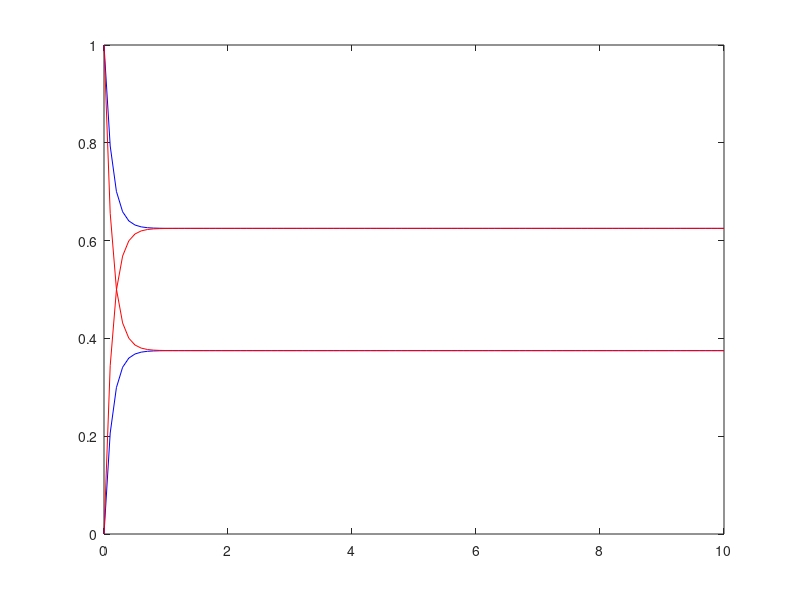

MATLAB code to generate this figure:
Q = [-3 3; 5 -5];
index=1;
for t=0:0.1:10
  P = expm(Q*t);
  ROW1_1(index) = P(1,1);
  ROW1_2(index) = P(1,2);
  ROW2_1(index) = P(2,1);
  ROW2_2(index) = P(2,2);
  index = index +1;
endfor
t = 0:0.1:10;
plot(t,ROW1_1,'b',t,ROW1_2,'b',t,ROW2_1,'r',t,ROW2_2,'r');